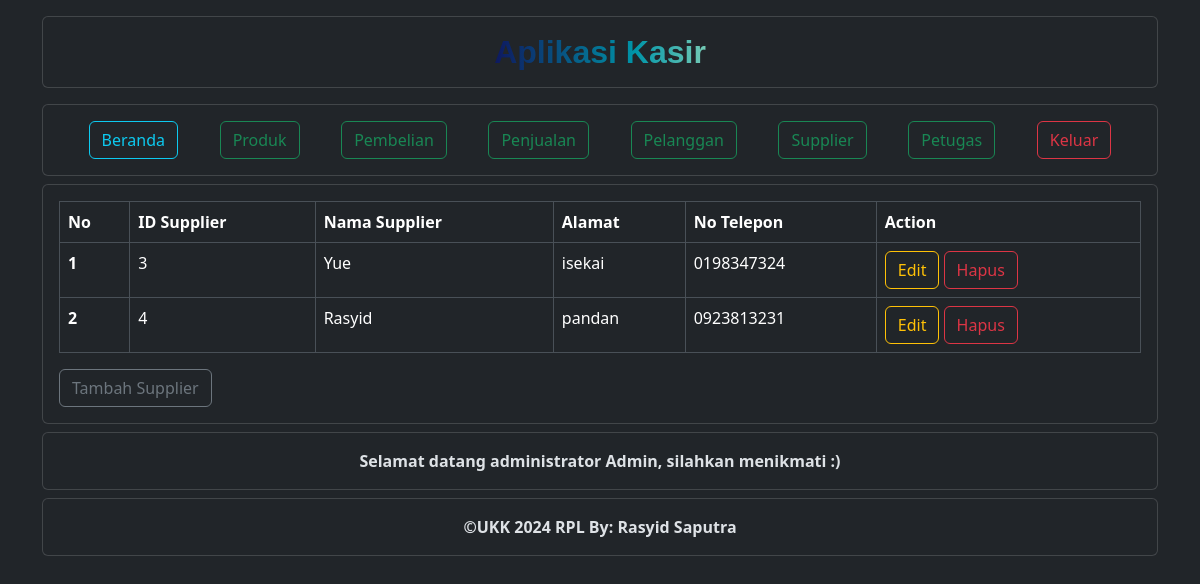
Page /supplier/data_supplier.php (signed in) on the committed database.
### tables this page shows
CREATE TABLE `supplier` (
  `SupplierID` int(11) NOT NULL,
  `NamaSupplier` varchar(255) NOT NULL,
  `Alamat` text NOT NULL,
  `NomorTelepon` varchar(20) NOT NULL
);

CREATE TABLE `petugas` (
  `PetugasID` int(11) NOT NULL,
  `Username` varchar(255) NOT NULL,
  `Password` varchar(255) NOT NULL,
  `Level` int(11) NOT NULL
);

### supplier/data_supplier.php (the view, shortened to what this page needs)
<?php
include("../nav/header.php");
include("../nav/navbar.php");
?>
<div class="container ">
    <div class="card mt-2">
        <div class="card-body">
            <table class="table table-bordered table-responsive align-midle">
                <thead>
                    <tr>
                        <th scope="col">No</th>
                        <th scope="col">ID Supplier</th>
                        <th scope="col">Nama Supplier</th>
                        <th scope="col">Alamat</th>
                        <th scope="col">No Telepon</th>
                        <th scope="col">Action</th>
                    </tr>
                </thead>
                <tbody>
                    <?php
                    $data = mysqli_query($koneksi, "select * from supplier");
                    $no = 0;
                    while ($row = mysqli_fetch_array($data)) {
                        $no++;
                    ?>
                        <tr>
                            <th><?php echo $no; ?></th>
                            <td><?php echo $row['SupplierID']; ?></td>
                            <td><?php echo $row['NamaSupplier']; ?></td>
                            <td><?php echo $row['Alamat']; ?></td>
                            <td><?php echo $row['NomorTelepon']; ?></td>
                            <td>
                                <a href="edit_Supplier.php?id=<?php echo $row['SupplierID']; ?>" data-bs-toggle="modal" data-bs-target="#edit_Supplier<?php echo $row['SupplierID']; ?>" class="btn btn-outline-warning">Edit</a>
                                <a href="hapus_Supplier.php?id=<?php echo $row['SupplierID']; ?>" class="btn btn-outline-danger ">Hapus</a>
                            </td>
                        </tr>
                    <?php
                    }
                    ?>
                </tbody>
            </table>
            <a href="tambah_supplier.php" class="btn btn-outline-secondary">Tambah Supplier</a>
        </div>
    </div>
</div>
<?php
include("../nav/footer.php");
?>

### nav/footer.php
<section>
    <div class="container">
        <div class="card mt-2">
            <div class="card-body">
                <?php
                if ($datapetugas['Level'] == 1) {
                    echo '<p class="text-center fw-bold mb-0">Selamat datang administrator ' . $datapetugas['Username'] . ',' . ' silahkan menikmati :)</p>';
                } else {
                    echo '<p class="text-center fw-bold mb-0">Selamat datang petugas, silahkan menikmati :)</p>';
                }
                ?>
            </div>
        </div>
        <div class="card mt-2">
            <div class="card-body">
                <p class="text-center fw-bold mb-0">&copy;UKK 2024 RPL By: Rasyid Saputra </p>
            </div>
        </div>
    </div>
</section>
</div>
</body>
</html>

### nav/header.php (style rules this page uses)
:root { --c1: #0e185f; --c2: #0095a8; --c3: #e8ffc2; }

### rows in the picture
supplier: SupplierID "3", NamaSupplier "Yue", Alamat "isekai", NomorTelepon "0198347324"
supplier: SupplierID "4", NamaSupplier "Rasyid", Alamat "pandan", NomorTelepon "0923813231"
petugas: Username "Admin"
